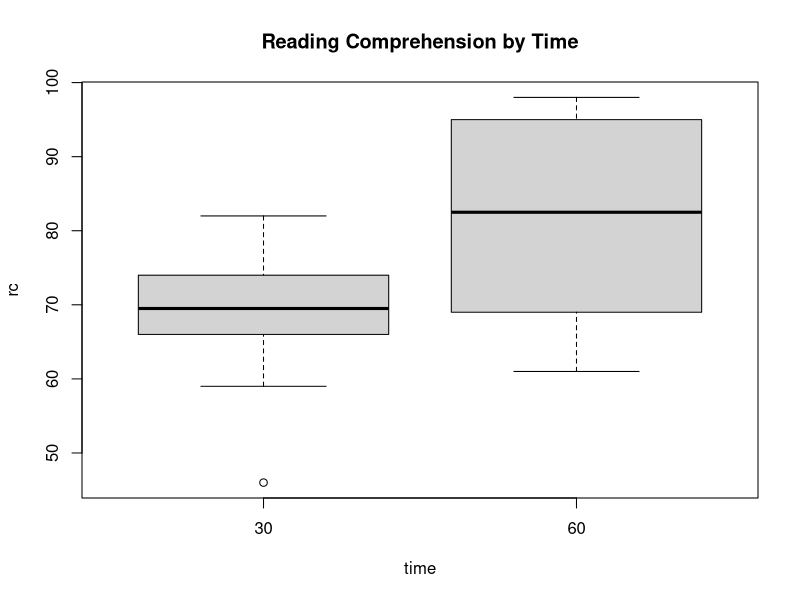
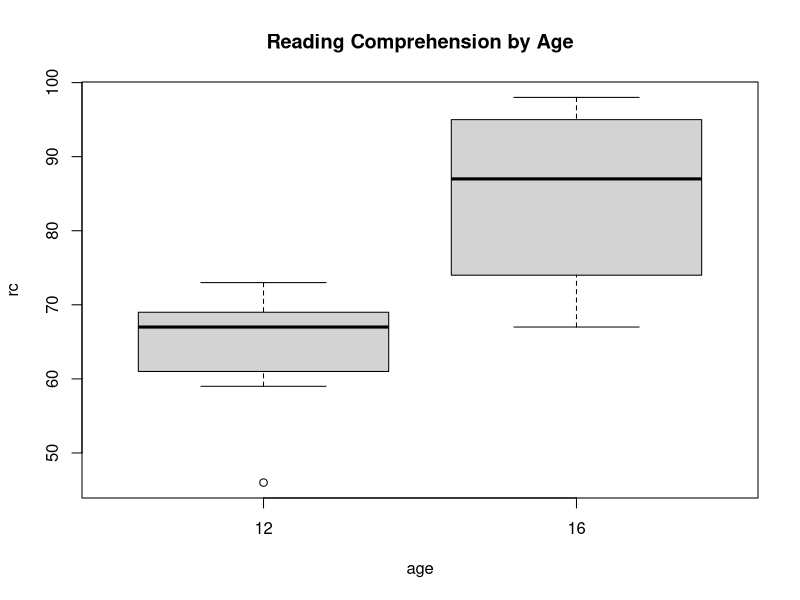

Recreate these plots in R, in order.
## ---- chunk 1
knitr::opts_chunk$set(echo = TRUE)
#library(reshape2)
#library(ggplot2)
## ---- chunk 2
# load data from exercise
rc.data <- data.frame(time=rep(30, 5), 
                      age=rep(12, 5), 
                      rc=c(66, 68, 59, 72, 46))
rc.data <- rbind(rc.data, data.frame(time=rep(30, 5), 
                                     age=rep(16, 5), 
                                     rc=c(74, 71, 67, 82, 76)))
rc.data <- rbind(rc.data, data.frame(time=rep(60, 5), 
                                     age=rep(12, 5), 
                                     rc=c(69, 61, 69, 73, 61)))
rc.data <- rbind(rc.data, data.frame(time=rep(60, 5), 
                                     age=rep(16, 5), 
                                     rc=c(95, 92, 95, 98, 94)))

boxplot(rc~time, data = rc.data, main="Reading Comprehension by Time")
boxplot(rc~age, data = rc.data, main="Reading Comprehension by Age")

rc.groupmean <- aggregate(list(mean=rc.data$rc), by = list(time = rc.data$time, age = rc.data$age), FUN=mean)
rc.groupmean

rc.groupvar <- aggregate(list(var=rc.data$rc), by = list(time = rc.data$time, age = rc.data$age), FUN=var)
rc.groupvar

## ---- chunk 3
rc.size <- nrow(rc.data)
rc.group.size <- rc.size / nrow(rc.groupmean)
rc.grandmean <- mean(rc.groupmean$mean)
df.time <- length(unique(rc.data$time)) - 1
df.age <- length(unique(rc.data$age)) - 1
df.timeage <-  df.time * df.age
df.tot <- rc.size - 1
df.err <- df.tot - df.time - df.age - df.timeage

SSTot <- sum((rc.data$rc - rc.grandmean)^2)
SSTime <- rc.group.size * length(unique(rc.data$time)) * 
  sum((with(rc.data, tapply(rc, rc.data$time, mean)) - rc.grandmean)^2)
SSAge <- rc.group.size * length(unique(rc.data$age)) * 
  sum((with(rc.data, tapply(rc, rc.data$age, mean)) - rc.grandmean)^2)

rc.groupsqerr <- function(x) {
  return(sum((rc.data$rc[rc.data$time == x[1] & rc.data$age == x[2]] - x[3])^2))
}
SSErr <- sum(apply(rc.groupmean, 1, rc.groupsqerr))

SSTimeAge <- SSTot - (SSTime + SSAge + SSErr)

MSTime <- SSTime / df.time
MSAge <- SSAge / df.age
MSTimeAge <- SSTimeAge / (df.time * df.age)
MSErr <- SSErr / 
  (rc.size - 
   length(unique(rc.data$time)) - 
   length(unique(rc.data$age)) - 
   ((length(unique(rc.data$time)) - 1) * (length(unique(rc.data$age)) - 1)) + 
   1)

f.age <- MSAge / MSErr
f.time <- MSTime / MSErr
f.timeage <- MSTimeAge / MSErr

p.age <- 1 - pf(f.age, df.age, df.err)
p.time <- 1 - pf(f.time, df.time, df.err)
p.timeage <- 1 - pf(f.timeage, df.timeage, df.err)
## ---- chunk 4
ex.mean <- 12
ctl.mean <- 8
q3.MSE <- 16
q3.n <- 20

q3.g <- (ex.mean - ctl.mean) / sqrt(q3.MSE)
q3.d <- q3.g * sqrt(q3.n / (q3.n - 2))
